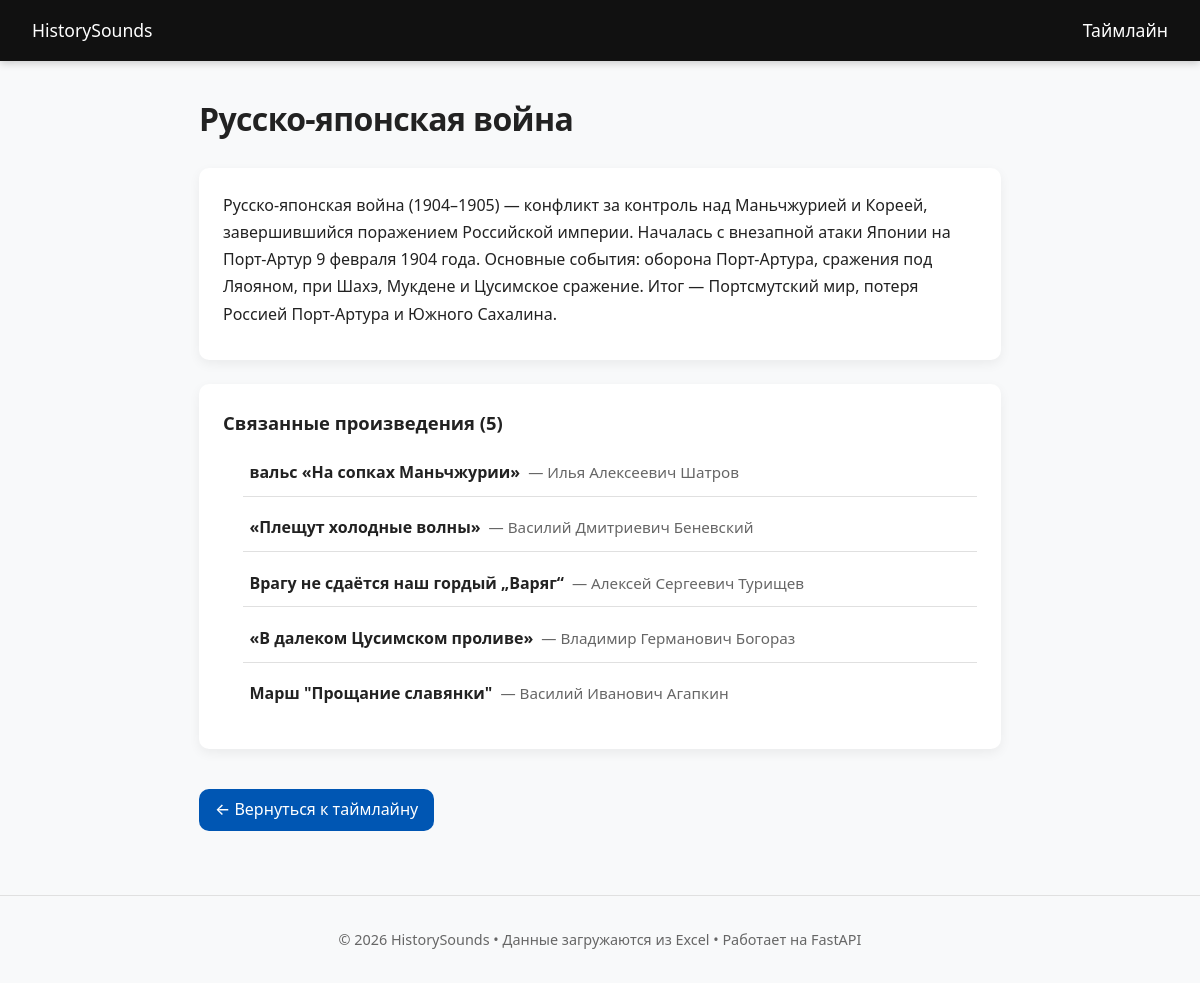
Screenshot of /event/1 with the database file from the repository.
### models/events.py (models this page shows)
class Event(Base):
    __tablename__ = "events"
    id = Column(Integer, primary_key=True, index=True, autoincrement=True)
    title = Column(String, nullable=True)
    description = Column(String, nullable=False)
    excel_id = Column(String, index=True)
    songs = relationship("Song", secondary=song_event, back_populates="events")
    year_start = Column(Integer, nullable=True)
    year_end = Column(Integer, nullable=True)

### models/songs.py (models this page shows)
class Song(Base):
    __tablename__ = "songs"
    id = Column(Integer, primary_key=True, index=True, autoincrement=True)
    name = Column(String, nullable=False)
    composer = Column(String, nullable=False)
    description = Column(Text, nullable=True)
    events = relationship("Event", secondary=song_event, back_populates="songs")

### app.py (the view)
@app.get("/event/{event_id}", response_class=HTMLResponse)
async def event_page(request: Request, event_id: int, db: Session = Depends(get_db)):
    event = db.query(Event).filter(Event.id == event_id).first()
    if not event:
        raise HTTPException(status_code=404, detail="Event not found")
    return templates.TemplateResponse(request, "event.html", {"event": event})

### templates/event.html (shortened to what this page needs)
{% extends "base.html" %}
{% block content %}
<article class="event-page">
  <div class="page-header">
    <h1>{{ event.title }}</h1>
  </div>
  <div class="card">
    <p>{{ event.description }}</p>
  </div>
  {% if event.songs %}
  <div class="card">
    <h3>Связанные произведения ({{ event.songs|length }})</h3>
    <ul class="song-list">
{% for song in event.songs %}
  <li>
    <a href="/song/{{ song.name | e }}?from_event={{ event.id }}" class="song-link">
      <span class="song-title">{{ song.name }}</span>
      <span class="song-composer">
        {% if song.composer and song.composer|lower not in ['nan','none','','?','—','-'] %}
          — {{ song.composer }}
        {% else %}
          — <em>Автор неизвестен</em>
        {% endif %}
      </span>
    </a>
  </li>
{% endfor %}
</ul>
  </div>
  {% else %}
  <div class="card">
    <p style="color:var(--text-muted); font-style:italic;">Нет связанных музыкальных произведений.</p>
  </div>
  {% endif %}
  <a href="/" class="back-btn">← Вернуться к таймлайну</a>
</article>
{% endblock %}

### templates/base.html (shortened to what this page needs)
<!DOCTYPE html>
<html lang="ru">
<head>
    <link rel="stylesheet" href="/static/style.css?v=4">
</head>
<body>
    <header>
        <a href="/" class="logo">HistorySounds</a>
        <nav><a href="/">Таймлайн</a></nav>
    </header>
    <main>
        {% block content %}{% endblock %}
    </main>
    <footer>
        <p>© 2026 HistorySounds • Данные загружаются из Excel • Работает на FastAPI</p>
    </footer>
</body>
</html>

### static/style.css (style rules this page uses)
:root { --primary: #0056b3; --primary-hover: #003d82; --bg: #f8f9fa; --card-bg: #ffffff; --text: #222; --text-muted: #666; --border: #e0e0e0; --shadow: 0 4px 12px rgba(0,0,0,0.06); --shadow-hover: 0 8px 24px rgba(0,0,0,0.12); --radius: 10px; --transition: 0.2s ease; }
* { box-sizing: border-box; margin: 0; padding: 0; }
html, body { font-family: system-ui, -apple-system, "Segoe UI", Roboto, sans-serif; line-height: 1.6; color: var(--text); background: var(--bg); min-height: 100vh; display: flex; flex-direction: column; }
header { display: flex; justify-content: space-between; align-items: center; padding: 1rem 2rem; background: #111; color: white; position: sticky; top: 0; z-index: 10; box-shadow: 0 2px 8px rgba(0,0,0,0.2); }
header a { color: white; text-decoration: none; font-weight: 500; font-size: 1.1rem; transition: opacity var(--transition); }
main { max-width: 850px; margin: 0 auto; padding: 2rem 1.5rem 4rem; flex: 1; width: 100%; }
h1 { margin-bottom: 0.5rem; font-size: 2rem; letter-spacing: -0.02em; }
.page-header { margin-bottom: 1.5rem; }
.page-header h1 { margin-bottom: 0.25rem; }
.card { background: var(--card-bg); padding: 1.5rem; border-radius: var(--radius); box-shadow: var(--shadow); margin-bottom: 1.5rem; }
.card h3 { margin-bottom: 0.75rem; font-size: 1.15rem; }
.card p, .card li { line-height: 1.7; margin-bottom: 0.5rem; }
.card ul { padding-left: 1.25rem; }
.back-btn { display: inline-flex; align-items: center; gap: 0.5rem; margin-top: 1rem; padding: 0.5rem 1rem; background: var(--primary); color: white; text-decoration: none; border-radius: var(--radius); font-weight: 500; transition: background var(--transition); }
.song-list { list-style: none; padding: 0; }
.song-list li { border-bottom: 1px solid var(--border); transition: background 0.2s; }
.song-list li:last-child { border-bottom: none; }
.song-link { display: flex; align-items: baseline; gap: 0.5rem; padding: 0.6rem 0.4rem; text-decoration: none; color: var(--text); border-radius: 6px; transition: background 0.2s, color 0.2s; }
.song-title { font-weight: 600; }
.song-composer { color: var(--text-muted); font-size: 0.95rem; }
footer { text-align: center; padding: 2rem 1rem; color: var(--text-muted); font-size: 0.9rem; border-top: 1px solid var(--border); margin-top: auto; }

### rows the page displays
Event: title "Русско-японская война", description "Русско-японская война (1904–1905) — конфликт за контроль над Маньчжурией и Кореей, завершившийся поражением Российской империи. Началась с внезапной атаки Японии на Порт-Артур 9 февраля 1904 года. Основные события: оборона Порт-Артура, сражения под Ляояном, при Шахэ, Мукдене и Цусимское сражение. Итог — Портсмутский мир, потеря Россией Порт-Артура и Южного Сахалина."
Song: name "вальс «На сопках Маньчжурии»", composer "Илья Алексеевич Шатров"
Song: name "«Плещут холодные волны»", composer "Василий Дмитриевич Беневский"
Song: name "Врагу не сдаётся наш гордый „Варяг“", composer "Алексей Сергеевич Турищев"
Song: name "«В далеком Цусимском проливе»", composer "Владимир Германович Богораз"
Song: name "Марш \"Прощание славянки\"", composer "Василий Иванович Агапкин"

### other values shown
{{ event.songs|length }} "5"
